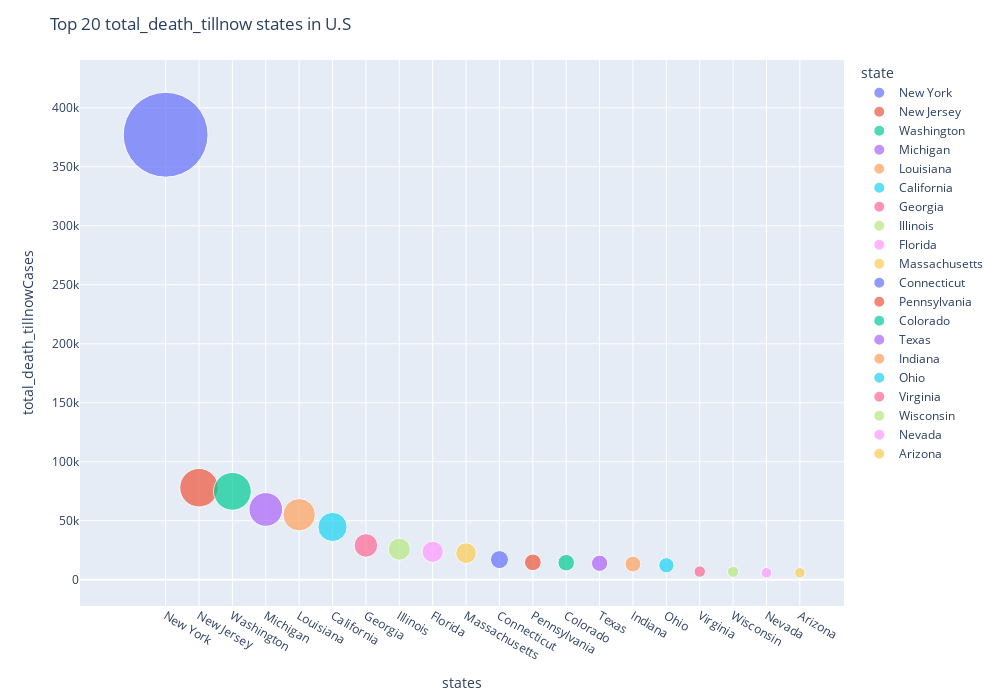

The code cell stored with this chart in its notebook:
### Markdown cell above
# Top n total deaths

### Code cell
COVID_19.topn_states_bubblechart(df_state,'total_death_tillnow',20)

### Figure 1 — Plotly figure (JSON) as saved in the notebook; plotly's stock layout.template omitted (floating-point values rounded to 4 significant figures)
{"data": [{"hovertemplate": "<b>%{hovertext}</b><br><br>state=%{x}<br>total_death_tillnow=%{marker.size}<extra></extra>", "hovertext": ["New York"], "legendgroup": "New York", "marker": {"color": "#636efa", "size": [377190], "sizemode": "area", "sizeref": 104.8, "symbol": "circle"}, "mode": "markers", "name": "New York", "showlegend": true, "type": "scatter", "x": ["New York"], "xaxis": "x", "y": [377190], "yaxis": "y"}, {"hovertemplate": "<b>%{hovertext}</b><br><br>state=%{x}<br>total_death_tillnow=%{marker.size}<extra></extra>", "hovertext": ["New Jersey"], "legendgroup": "New Jersey", "marker": {"color": "#EF553B", "size": [77990], "sizemode": "area", "sizeref": 104.8, "symbol": "circle"}, "mode": "markers", "name": "New Jersey", "showlegend": true, "type": "scatter", "x": ["New Jersey"], "xaxis": "x", "y": [77990], "yaxis": "y"}, {"hovertemplate": "<b>%{hovertext}</b><br><br>state=%{x}<br>total_death_tillnow=%{marker.size}<extra></extra>", "hovertext": ["Washington"], "legendgroup": "Washington", "marker": {"color": "#00cc96", "size": [74910], "sizemode": "area", "sizeref": 104.8, "symbol": "circle"}, "mode": "markers", "name": "Washington", "showlegend": true, "type": "scatter", "x": ["Washington"], "xaxis": "x", "y": [74910], "yaxis": "y"}, {"hovertemplate": "<b>%{hovertext}</b><br><br>state=%{x}<br>total_death_tillnow=%{marker.size}<extra></extra>", "hovertext": ["Michigan"], "legendgroup": "Michigan", "marker": {"color": "#ab63fa", "size": [59554], "sizemode": "area", "sizeref": 104.8, "symbol": "circle"}, "mode": "markers", "name": "Michigan", "showlegend": true, "type": "scatter", "x": ["Michigan"], "xaxis": "x", "y": [59554], "yaxis": "y"}, {"hovertemplate": "<b>%{hovertext}</b><br><br>state=%{x}<br>total_death_tillnow=%{marker.size}<extra></extra>", "hovertext": ["Louisiana"], "legendgroup": "Louisiana", "marker": {"color": "#FFA15A", "size": [55044], "sizemode": "area", "sizeref": 104.8, "symbol": "circle"}, "mode": "markers", "name": "Louisiana", "showlegend": true, "type": "scatter", "x": ["Louisiana"], "xaxis": "x", "y": [55044], "yaxis": "y"}, {"hovertemplate": "<b>%{hovertext}</b><br><br>state=%{x}<br>total_death_tillnow=%{marker.size}<extra></extra>", "hovertext": ["California"], "legendgroup": "California", "marker": {"color": "#19d3f3", "size": [44726], "sizemode": "area", "sizeref": 104.8, "symbol": "circle"}, "mode": "markers", "name": "California", "showlegend": true, "type": "scatter", "x": ["California"], "xaxis": "x", "y": [44726], "yaxis": "y"}, {"hovertemplate": "<b>%{hovertext}</b><br><br>state=%{x}<br>total_death_tillnow=%{marker.size}<extra></extra>", "hovertext": ["Georgia"], "legendgroup": "Georgia", "marker": {"color": "#FF6692", "size": [29062], "sizemode": "area", "sizeref": 104.8, "symbol": "circle"}, "mode": "markers", "name": "Georgia", "showlegend": true, "type": "scatter", "x": ["Georgia"], "xaxis": "x", "y": [29062], "yaxis": "y"}, {"hovertemplate": "<b>%{hovertext}</b><br><br>state=%{x}<br>total_death_tillnow=%{marker.size}<extra></extra>", "hovertext": ["Illinois"], "legendgroup": "Illinois", "marker": {"color": "#B6E880", "size": [25872], "sizemode": "area", "sizeref": 104.8, "symbol": "circle"}, "mode": "markers", "name": "Illinois", "showlegend": true, "type": "scatter", "x": ["Illinois"], "xaxis": "x", "y": [25872], "yaxis": "y"}, {"hovertemplate": "<b>%{hovertext}</b><br><br>state=%{x}<br>total_death_tillnow=%{marker.size}<extra></extra>", "hovertext": ["Florida"], "legendgroup": "Florida", "marker": {"color": "#FF97FF", "size": [23650], "sizemode": "area", "sizeref": 104.8, "symbol": "circle"}, "mode": "markers", "name": "Florida", "showlegend": true, "type": "scatter", "x": ["Florida"], "xaxis": "x", "y": [23650], "yaxis": "y"}, {"hovertemplate": "<b>%{hovertext}</b><br><br>state=%{x}<br>total_death_tillnow=%{marker.size}<extra></extra>", "hovertext": ["Massachusetts"], "legendgroup": "Massachusetts", "marker": {"color": "#FECB52", "size": [22506], "sizemode": "area", "sizeref": 104.8, "symbol": "circle"}, "mode": "markers", "name": "Massachusetts", "showlegend": true, "type": "scatter", "x": ["Massachusetts"], "xaxis": "x", "y": [22506], "yaxis": "y"}, {"hovertemplate": "<b>%{hovertext}</b><br><br>state=%{x}<br>total_death_tillnow=%{marker.size}<extra></extra>", "hovertext": ["Connecticut"], "legendgroup": "Connecticut", "marker": {"color": "#636efa", "size": [17028], "sizemode": "area", "sizeref": 104.8, "symbol": "circle"}, "mode": "markers", "name": "Connecticut", "showlegend": true, "type": "scatter", "x": ["Connecticut"], "xaxis": "x", "y": [17028], "yaxis": "y"}, {"hovertemplate": "<b>%{hovertext}</b><br><br>state=%{x}<br>total_death_tillnow=%{marker.size}<extra></extra>", "hovertext": ["Pennsylvania"], "legendgroup": "Pennsylvania", "marker": {"color": "#EF553B", "size": [14696], "sizemode": "area", "sizeref": 104.8, "symbol": "circle"}, "mode": "markers", "name": "Pennsylvania", "showlegend": true, "type": "scatter", "x": ["Pennsylvania"], "xaxis": "x", "y": [14696], "yaxis": "y"}, {"hovertemplate": "<b>%{hovertext}</b><br><br>state=%{x}<br>total_death_tillnow=%{marker.size}<extra></extra>", "hovertext": ["Colorado"], "legendgroup": "Colorado", "marker": {"color": "#00cc96", "size": [14410], "sizemode": "area", "sizeref": 104.8, "symbol": "circle"}, "mode": "markers", "name": "Colorado", "showlegend": true, "type": "scatter", "x": ["Colorado"], "xaxis": "x", "y": [14410], "yaxis": "y"}, {"hovertemplate": "<b>%{hovertext}</b><br><br>state=%{x}<br>total_death_tillnow=%{marker.size}<extra></extra>", "hovertext": ["Texas"], "legendgroup": "Texas", "marker": {"color": "#ab63fa", "size": [13926], "sizemode": "area", "sizeref": 104.8, "symbol": "circle"}, "mode": "markers", "name": "Texas", "showlegend": true, "type": "scatter", "x": ["Texas"], "xaxis": "x", "y": [13926], "yaxis": "y"}, {"hovertemplate": "<b>%{hovertext}</b><br><br>state=%{x}<br>total_death_tillnow=%{marker.size}<extra></extra>", "hovertext": ["Indiana"], "legendgroup": "Indiana", "marker": {"color": "#FFA15A", "size": [13266], "sizemode": "area", "sizeref": 104.8, "symbol": "circle"}, "mode": "markers", "name": "Indiana", "showlegend": true, "type": "scatter", "x": ["Indiana"], "xaxis": "x", "y": [13266], "yaxis": "y"}, {"hovertemplate": "<b>%{hovertext}</b><br><br>state=%{x}<br>total_death_tillnow=%{marker.size}<extra></extra>", "hovertext": ["Ohio"], "legendgroup": "Ohio", "marker": {"color": "#19d3f3", "size": [12232], "sizemode": "area", "sizeref": 104.8, "symbol": "circle"}, "mode": "markers", "name": "Ohio", "showlegend": true, "type": "scatter", "x": ["Ohio"], "xaxis": "x", "y": [12232], "yaxis": "y"}, {"hovertemplate": "<b>%{hovertext}</b><br><br>state=%{x}<br>total_death_tillnow=%{marker.size}<extra></extra>", "hovertext": ["Virginia"], "legendgroup": "Virginia", "marker": {"color": "#FF6692", "size": [6886], "sizemode": "area", "sizeref": 104.8, "symbol": "circle"}, "mode": "markers", "name": "Virginia", "showlegend": true, "type": "scatter", "x": ["Virginia"], "xaxis": "x", "y": [6886], "yaxis": "y"}, {"hovertemplate": "<b>%{hovertext}</b><br><br>state=%{x}<br>total_death_tillnow=%{marker.size}<extra></extra>", "hovertext": ["Wisconsin"], "legendgroup": "Wisconsin", "marker": {"color": "#B6E880", "size": [6732], "sizemode": "area", "sizeref": 104.8, "symbol": "circle"}, "mode": "markers", "name": "Wisconsin", "showlegend": true, "type": "scatter", "x": ["Wisconsin"], "xaxis": "x", "y": [6732], "yaxis": "y"}, {"hovertemplate": "<b>%{hovertext}</b><br><br>state=%{x}<br>total_death_tillnow=%{marker.size}<extra></extra>", "hovertext": ["Nevada"], "legendgroup": "Nevada", "marker": {"color": "#FF97FF", "size": [5896], "sizemode": "area", "sizeref": 104.8, "symbol": "circle"}, "mode": "markers", "name": "Nevada", "showlegend": true, "type": "scatter", "x": ["Nevada"], "xaxis": "x", "y": [5896], "yaxis": "y"}, {"hovertemplate": "<b>%{hovertext}</b><br><br>state=%{x}<br>total_death_tillnow=%{marker.size}<extra></extra>", "hovertext": ["Arizona"], "legendgroup": "Arizona", "marker": {"color": "#FECB52", "size": [5874], "sizemode": "area", "sizeref": 104.8, "symbol": "circle"}, "mode": "markers", "name": "Arizona", "showlegend": true, "type": "scatter", "x": ["Arizona"], "xaxis": "x", "y": [5874], "yaxis": "y"}], "layout": {"autosize": false, "height": 700, "legend": {"itemsizing": "constant", "title": {"text": "state"}, "tracegroupgap": 0}, "margin": {"t": 60}, "title": {"text": "Top 20 total_death_tillnow states in U.S"}, "width": 1000, "xaxis": {"anchor": "y", "categoryarray": ["New York", "New Jersey", "Washington", "Michigan", "Louisiana", "California", "Georgia", "Illinois", "Florida", "Massachusetts", "Connecticut", "Pennsylvania", "Colorado", "Texas", "Indiana", "Ohio", "Virginia", "Wisconsin", "Nevada", "Arizona"], "categoryorder": "array", "domain": [0, 1], "title": {"text": "states"}}, "yaxis": {"anchor": "x", "domain": [0, 1], "title": {"text": "total_death_tillnowCases"}}}}
